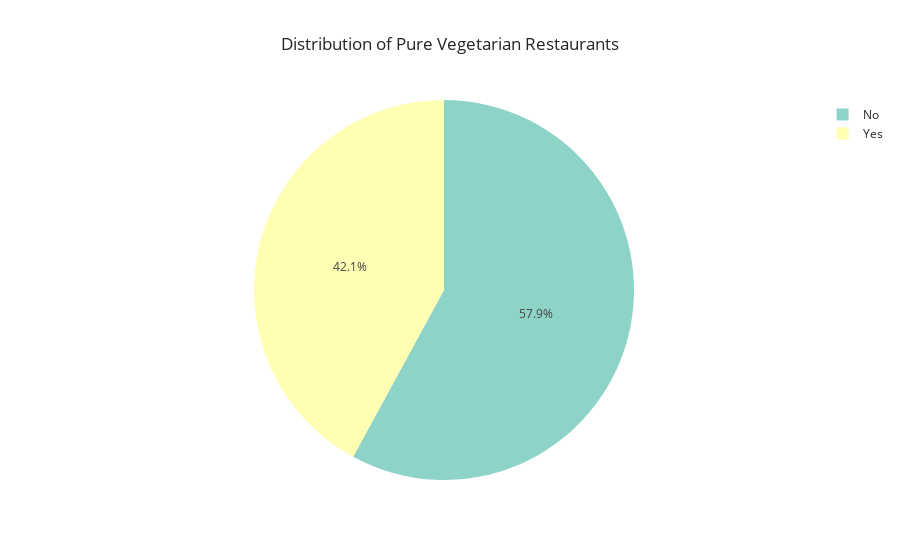

This figure's notebook cell:
### Markdown cell above
<div style="padding: 20px;border-radius: 16px;background-color: #FF3CAC;
background-image: linear-gradient(225deg, #FF3CAC 0%, #784BA0 50%, #2B86C5 100%);
color: white;text-align:center;font-family: Inter,sans-serif;">
        <h4 style="font-size: 24px;">Exploratory Data Analysis (EDA)</h4>
    </div>

### Code cell
pure_veg_counts = df['Pure Veg'].value_counts().reset_index()
pure_veg_counts.columns = ['Pure Veg', 'Count']

# Plot a pie chart
fig = px.pie(
    pure_veg_counts,
    names='Pure Veg',
    values='Count',
    title='Distribution of Pure Vegetarian Restaurants',
    color_discrete_sequence=px.colors.qualitative.Set3,
    template='seaborn'
)

fig.show()

### Figure 1 — Plotly figure (JSON) as saved in the notebook; plotly's stock layout.template omitted (floating-point values rounded to 4 significant figures)
{"data": [{"domain": {"x": [0, 1], "y": [0, 1]}, "hovertemplate": "Pure Veg=%{label}<br>Count=%{value}<extra></extra>", "labels": ["No", "Yes"], "legendgroup": "", "name": "", "showlegend": true, "type": "pie", "values": [81494, 59163]}], "layout": {"legend": {"tracegroupgap": 0}, "piecolorway": ["rgb(141,211,199)", "rgb(255,255,179)", "rgb(190,186,218)", "rgb(251,128,114)", "rgb(128,177,211)", "rgb(253,180,98)", "rgb(179,222,105)", "rgb(252,205,229)", "rgb(217,217,217)", "rgb(188,128,189)", "rgb(204,235,197)", "rgb(255,237,111)"], "title": {"text": "Distribution of Pure Vegetarian Restaurants"}}}
